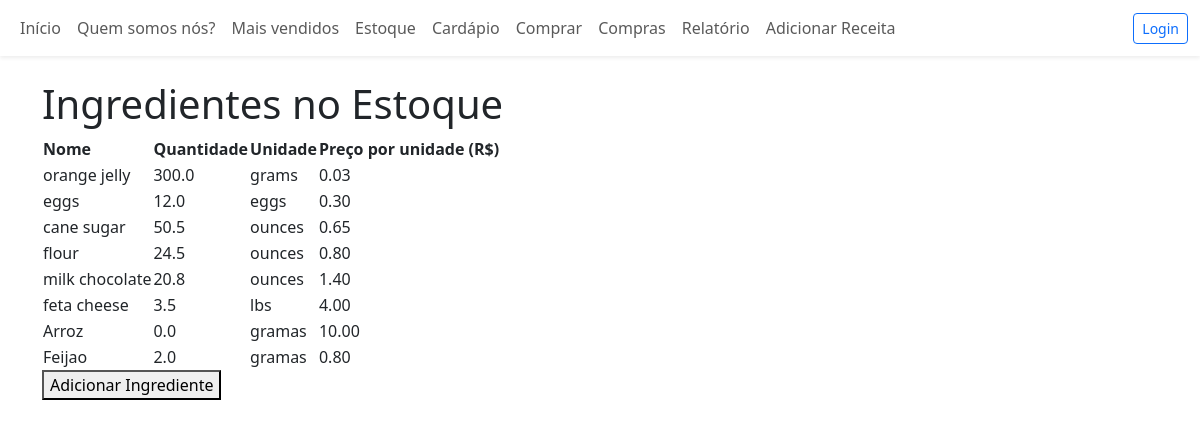
/inventory/ingredients/, run on the app's committed database.
### inventory/models.py (models this page shows, shortened)
class Ingredient(models.Model):
    name = models.CharField(max_length=100, unique=True)
    quantity = models.FloatField(help_text="Quantidade disponível em estoque")
    unit = models.CharField(max_length=20, help_text="Ex: gramas, litros, unidades")
    price_per_unit = models.DecimalField(max_digits=8, decimal_places=2)

### inventory/views.py (the view)
# urls.py: path('ingredients/', IngredientListView.as_view(), name='ingredients'),
class IngredientListView(ListView):
    model = Ingredient
    template_name = 'inventory/inventory_list.html'
    context_object_name = 'ingredients'

### inventory/templates/inventory/inventory_list.html (shortened to what this page needs)
{% extends "inventory/base.html" %}
{% block content %}
  <h1>Ingredientes no Estoque</h1>
  <table>
    <thead>
      <tr>
        <th>Nome</th>
        <th>Quantidade</th>
        <th>Unidade</th>
        <th>Preço por unidade (R$)</th>
      </tr>
    </thead>
    <tbody>
      {% for ingredient in ingredients %}
      <tr>
        <td>{{ ingredient.name }}</td>
        <td>{{ ingredient.quantity }}</td>
        <td>{{ ingredient.unit }}</td>
        <td>{{ ingredient.price_per_unit|floatformat:2 }}</td>
      </tr>
      {% empty %}
      <tr><td colspan="4">Nenhum ingrediente encontrado.</td></tr>
      {% endfor %}
    </tbody>
  </table>
  <a href="{% url 'inventory:ingredient-add' %}"><button>Adicionar Ingrediente</button></a>
{% endblock %}

### data on the page
Ingredient: name "orange jelly", quantity "300.0", unit "grams", price_per_unit "0.03"
Ingredient: name "eggs", quantity "12.0", unit "eggs", price_per_unit "0.30"
Ingredient: name "cane sugar", quantity "50.5", unit "ounces", price_per_unit "0.65"
Ingredient: name "flour", quantity "24.5", unit "ounces", price_per_unit "0.80"
Ingredient: name "milk chocolate", quantity "20.8", unit "ounces", price_per_unit "1.40"
Ingredient: name "feta cheese", quantity "3.5", unit "lbs", price_per_unit "4.00"
Ingredient: name "Arroz", quantity "0.0", unit "gramas", price_per_unit "10.00"
Ingredient: name "Feijao", quantity "2.0", unit "gramas", price_per_unit "0.80"
